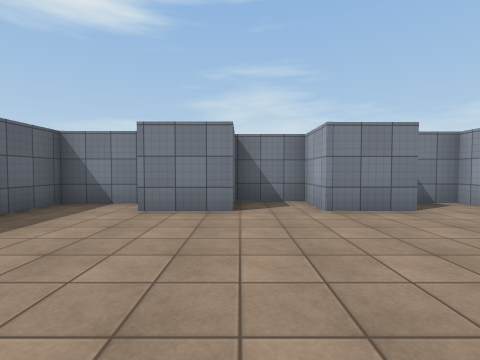
[1] (above)

16 first-person views from a walk through a 3-D level made in the Unity game engine. The camera is 1.3 m above the floor, tilts 2° down and sees 85° across. Doors are open. The floor is counted in squares, 2 m on a side. Each view is taken from the middle of a square. On the plan, view 1 faces up. The plan holds only what a view shows up to about 9 squares ahead; the rest is blank. The place goes on beyond the plan. Some surface patterns are stand-ins.

[2]
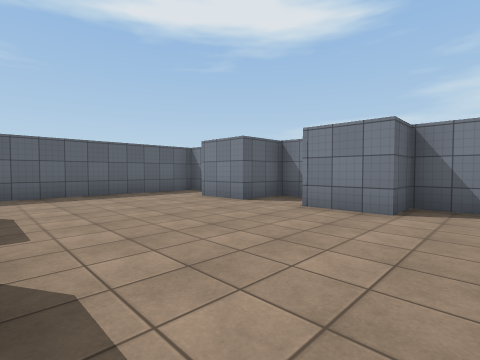

[3]
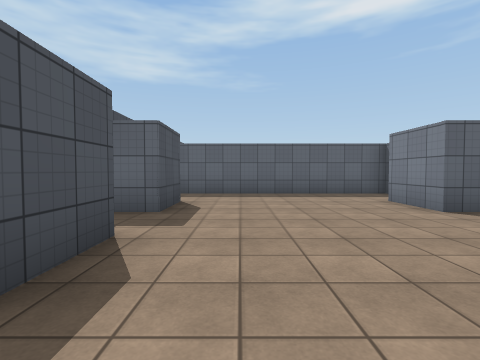

[4]
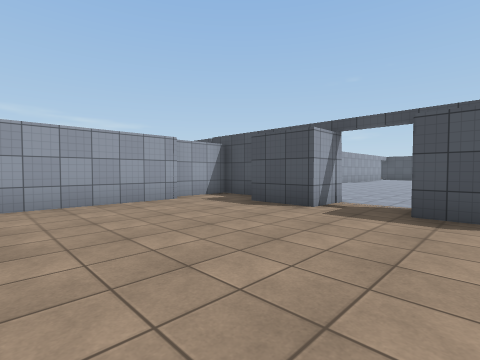

[5]
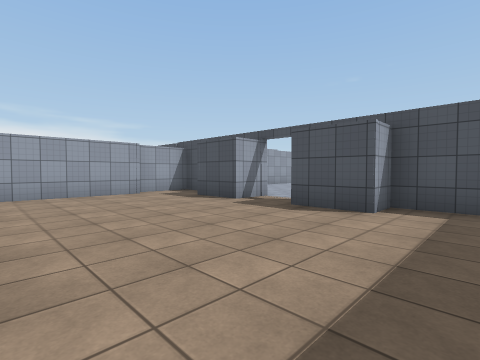

[6]
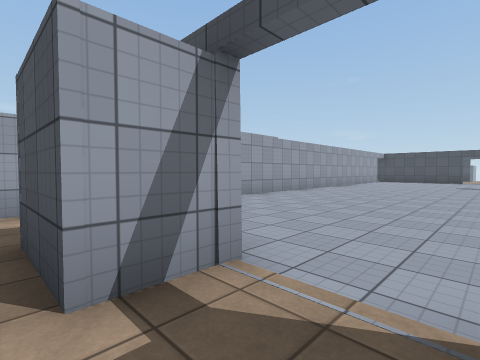

[7]
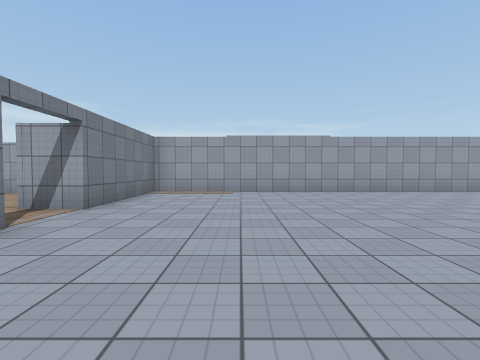

[8]
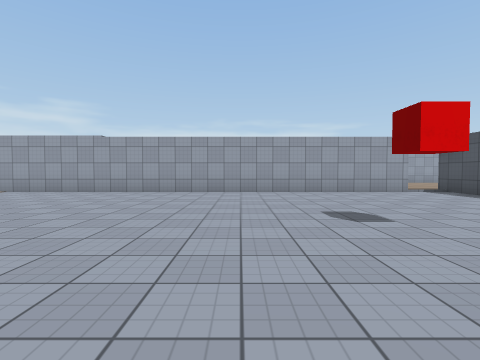

[9]
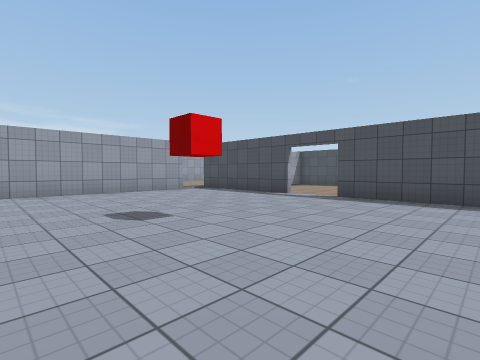

[10]
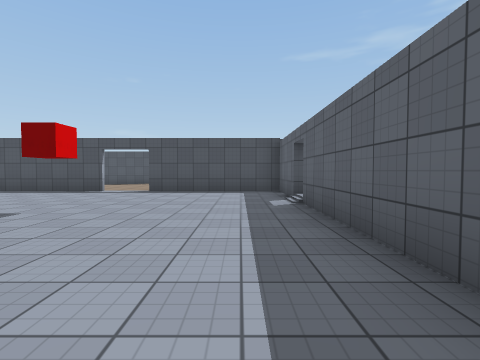

[11]
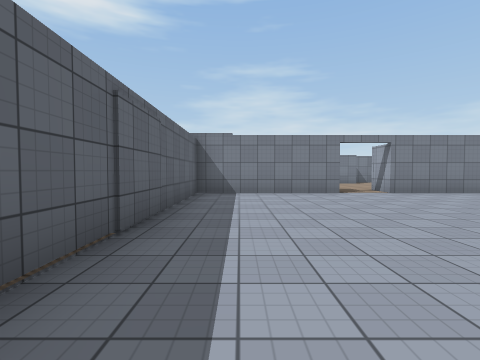

[12]
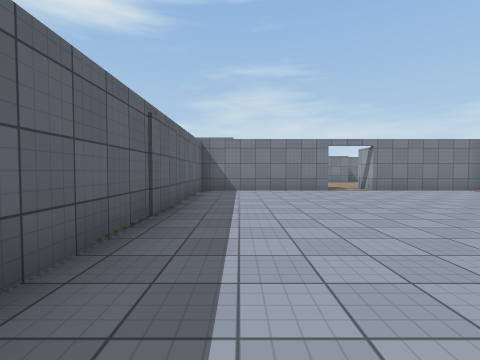

[13]
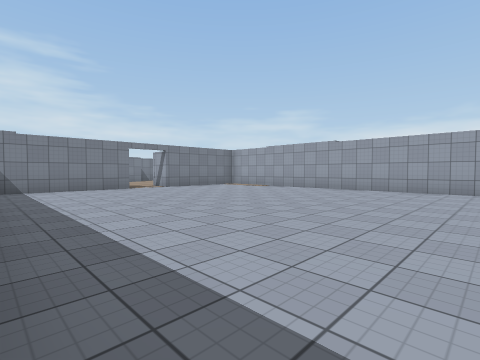

[14]
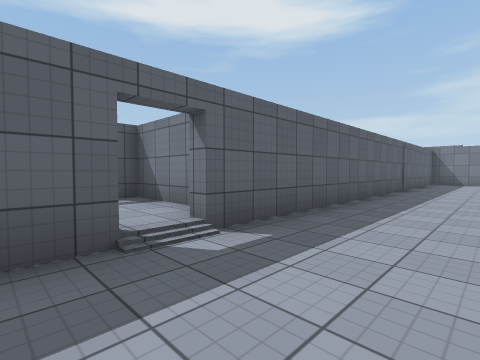

[15]
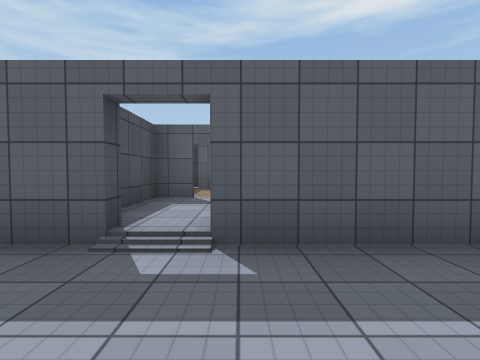

[16]
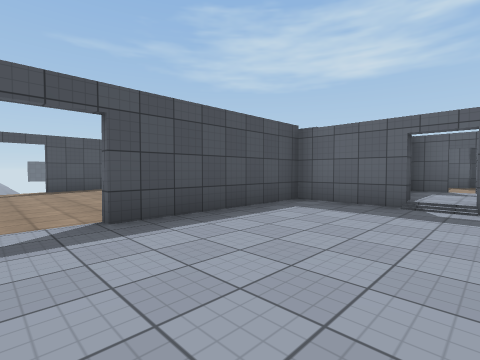

### Floor plan
Ten units are one square. View 1 is at (0, 0); x grows to the right and y downward. Boxes are objects, and circles mark ways between rooms. Rooms are numbered by the first view taken in them; rooms with no view inside come last. Other rooms are left out.
<svg viewBox="-78 -61 137 239">
<path fill="none" stroke="#000" d="M14 14 14 3 30 2M-20 -52 -36 -52 -36 8M-29 12 -16 12 -16 3 -1 3 -1 10M44 -6 44 -53 29 -53 29 -43 14 -42 14 -56 -1 -56 -1 -42 -17 -42M36 12 48 12 48 -5M-43 151 -43 173 0 173M0 14 -43 14 -43 144M14 173 54 173M51 162 51 14 14 14M-54 137 -73 137 -73 144M-73 149 -73 157 -56 157"/>
<circle cx="5" cy="10" r="3" fill="#2a7"/>
<circle cx="-40" cy="150" r="3" fill="#2a7"/>
<text x="0" y="-20">1</text>
<text x="0" y="90">2</text>
<text x="-60" y="140">3</text>
</svg>
Room 1 opens to room 2. Room 2 opens to room 3.

Where each view was taken, in squares from view 1:
view 1: 0 up, 0 right, facing up
view 2: 0 up, 4 right, facing up-left
view 3: 1 up, 4 right, facing left
view 4: 4 up, 1 left, facing down-right
view 5: 4 up, 3 left, facing down-right
view 6: 0 up, 0 right, facing down-right
view 7: 4 down, 3 left, facing right
view 8: 11 down, 3 left, facing right
view 9: 11 down, 3 left, facing down-right
view 10: 9 down, 3 left, facing down
view 11: 9 down, 3 left, facing up
view 12: 10 down, 3 left, facing up
view 13: 11 down, 4 left, facing up-right
view 14: 16 down, 2 left, facing up-left
view 15: 14 down, 2 left, facing left
view 16: 14 down, 1 right, facing down-left
